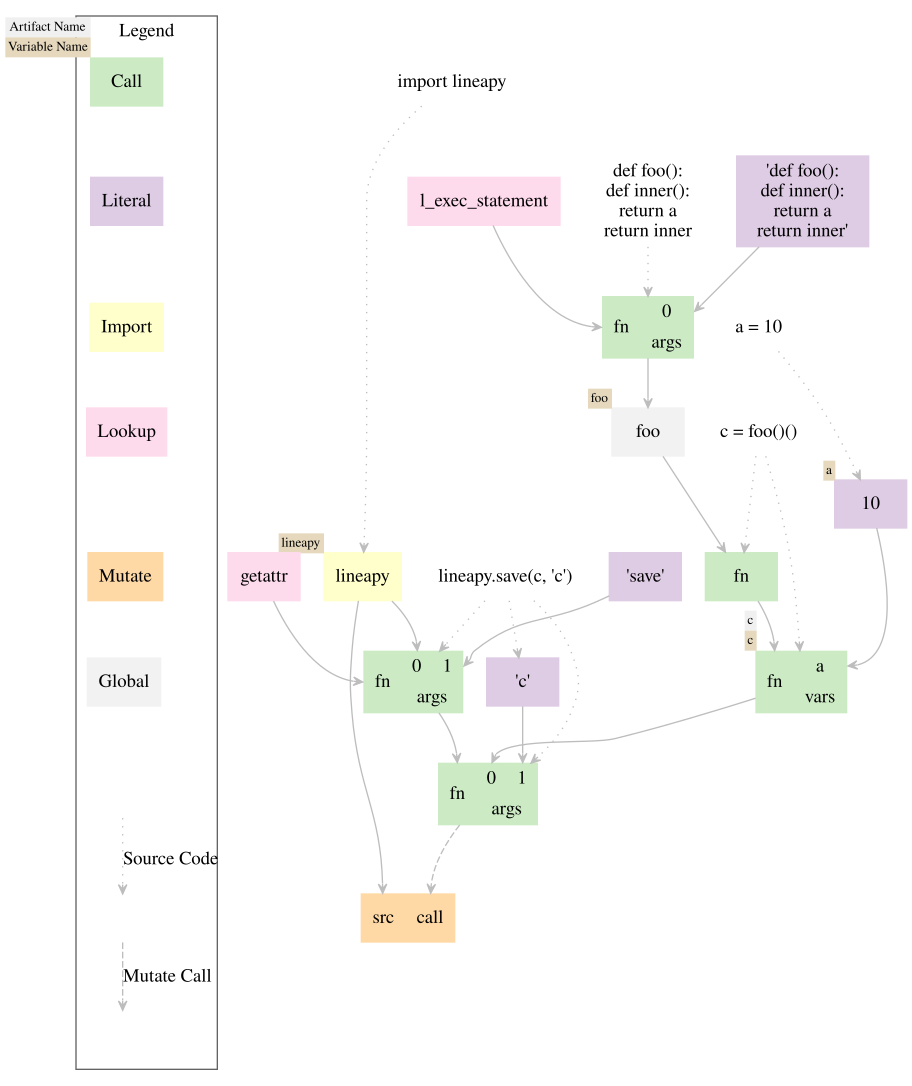

Recreate this plot in Python.
import datetime
from pathlib import *
from lineapy.data.types import *
from lineapy.utils import get_new_id

source_1 = SourceCode(
    code="""import lineapy
def foo():
    def inner():
        return a
    return inner
a = 10
c = foo()()

lineapy.linea_publish(c, \'c\')
""",
    location=PosixPath("[source file path]"),
)
call_1 = CallNode(
    source_location=SourceLocation(
        lineno=2,
        col_offset=0,
        end_lineno=5,
        end_col_offset=16,
        source_code=source_1.id,
    ),
    function_id=LookupNode(
        name="l_exec_statement",
    ).id,
    positional_args=[
        LiteralNode(
            value="""def foo():
    def inner():
        return a
    return inner""",
        ).id
    ],
)
global_2 = GlobalNode(
    name="c",
    call_id=call_1.id,
)
global_3 = GlobalNode(
    name="b",
    call_id=call_1.id,
)
global_4 = GlobalNode(
    name="pd",
    call_id=call_1.id,
)
global_5 = GlobalNode(
    name="ls",
    call_id=call_1.id,
)
global_6 = GlobalNode(
    name="new_clf",
    call_id=call_1.id,
)
global_7 = GlobalNode(
    name="r11",
    call_id=call_1.id,
)
global_8 = GlobalNode(
    name="X",
    call_id=call_1.id,
)
global_9 = GlobalNode(
    name="DummyClassifier",
    call_id=call_1.id,
)
global_10 = GlobalNode(
    name="sklearn.dummy",
    call_id=call_1.id,
)
global_11 = GlobalNode(
    name="np",
    call_id=call_1.id,
)
global_12 = GlobalNode(
    name="z",
    call_id=call_1.id,
)
global_13 = GlobalNode(
    name="before",
    call_id=call_1.id,
)
global_14 = GlobalNode(
    name="types",
    call_id=call_1.id,
)
global_15 = GlobalNode(
    name="obj",
    call_id=call_1.id,
)
global_16 = GlobalNode(
    name="Decimal",
    call_id=call_1.id,
)
global_17 = GlobalNode(
    name="decimal",
    call_id=call_1.id,
)
global_18 = GlobalNode(
    name="y",
    call_id=call_1.id,
)
global_19 = GlobalNode(
    name="clf",
    call_id=call_1.id,
)
global_20 = GlobalNode(
    name="is_new",
    call_id=call_1.id,
)
global_21 = GlobalNode(
    name="assets",
    call_id=call_1.id,
)
global_22 = GlobalNode(
    name="RandomForestClassifier",
    call_id=call_1.id,
)
global_23 = GlobalNode(
    name="sklearn.ensemble",
    call_id=call_1.id,
)
global_24 = GlobalNode(
    name="sns",
    call_id=call_1.id,
)
global_25 = GlobalNode(
    name="alt",
    call_id=call_1.id,
)
global_26 = GlobalNode(
    name="e",
    call_id=call_1.id,
)
global_27 = GlobalNode(
    name="d",
    call_id=call_1.id,
)
global_28 = GlobalNode(
    name="new_df",
    call_id=call_1.id,
)
global_29 = GlobalNode(
    name="r10",
    call_id=call_1.id,
)
global_30 = GlobalNode(
    name="r9",
    call_id=call_1.id,
)
global_31 = GlobalNode(
    name="r8",
    call_id=call_1.id,
)
global_32 = GlobalNode(
    name="r7",
    call_id=call_1.id,
)
global_33 = GlobalNode(
    name="r6",
    call_id=call_1.id,
)
global_34 = GlobalNode(
    name="r5",
    call_id=call_1.id,
)
global_35 = GlobalNode(
    name="r4",
    call_id=call_1.id,
)
global_36 = GlobalNode(
    name="r3",
    call_id=call_1.id,
)
global_37 = GlobalNode(
    name="r2",
    call_id=call_1.id,
)
global_38 = GlobalNode(
    name="r1",
    call_id=call_1.id,
)
global_39 = GlobalNode(
    name="img",
    call_id=call_1.id,
)
global_40 = GlobalNode(
    name="open",
    call_id=call_1.id,
)
global_41 = GlobalNode(
    name="PIL.Image",
    call_id=call_1.id,
)
global_42 = GlobalNode(
    name="altair",
    call_id=call_1.id,
)
global_43 = GlobalNode(
    name="my_function",
    call_id=call_1.id,
)
global_44 = GlobalNode(
    name="df",
    call_id=call_1.id,
)
global_45 = GlobalNode(
    name="v",
    call_id=call_1.id,
)
global_46 = GlobalNode(
    name="DataFrame",
    call_id=call_1.id,
)
global_47 = GlobalNode(
    name="pandas",
    call_id=call_1.id,
)
global_48 = GlobalNode(
    name="bs",
    call_id=call_1.id,
)
global_49 = GlobalNode(
    name="plt",
    call_id=call_1.id,
)
global_50 = GlobalNode(
    name="math",
    call_id=call_1.id,
)
global_51 = GlobalNode(
    name="a",
    call_id=call_1.id,
)
global_52 = GlobalNode(
    name="x",
    call_id=call_1.id,
)
call_3 = CallNode(
    source_location=SourceLocation(
        lineno=7,
        col_offset=4,
        end_lineno=7,
        end_col_offset=11,
        source_code=source_1.id,
    ),
    function_id=CallNode(
        source_location=SourceLocation(
            lineno=7,
            col_offset=4,
            end_lineno=7,
            end_col_offset=9,
            source_code=source_1.id,
        ),
        function_id=GlobalNode(
            name="foo",
            call_id=call_1.id,
        ).id,
    ).id,
    global_reads={
        "a": LiteralNode(
            source_location=SourceLocation(
                lineno=6,
                col_offset=4,
                end_lineno=6,
                end_col_offset=6,
                source_code=source_1.id,
            ),
            value=10,
        ).id
    },
)
